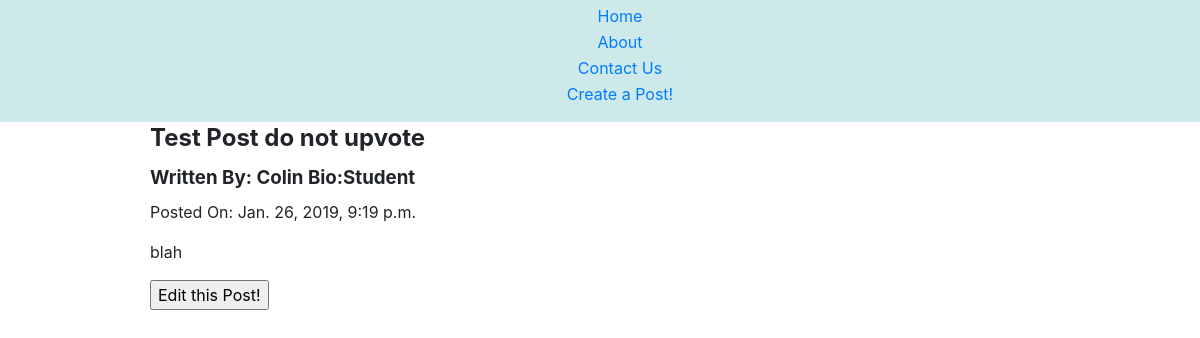
Page /blog/3/ on the committed database.
### blog/models.py (models this page shows, shortened)
class Post(models.Model):
    title = models.CharField(max_length=50)
    description = models.CharField(max_length=300)
    author = models.ForeignKey(Author, on_delete=models.CASCADE)
    creation_date = models.DateTimeField('date created')

class Author(models.Model):
    author_name = models.CharField(max_length=30)
    bio = models.CharField(max_length=300)
    def __str__(self):
        return self.author_name + " Bio:" + self.bio

### blog/views.py (the view)
# urls.py: path('blog/<int:post_id>/', views.details, name='detail'),
def details(request, post_id):
    post = Post.objects.get(pk=post_id)
    context = {'post':post}
    return render(request, 'blog/detail.html', context)

### blog/templates/blog/detail.html
{% load static %}
<head>
    <link rel="stylesheet" href="{% static 'blog/bootstrap-reboot.css' %}">
</head>
    <nav>
        <ul>
            <li><a href="/">Home</a></li>
            <li><a href="#">About</a></li>
            <li><a href="#">Contact Us</a></li>
            <li><a href="/blog/creation"> Create a Post! </a></li>
        </ul>
    </nav>
<main>
    <h2>
        {{ post.title }}
    </h2>
    <h3>
        Written By: {{post.author}}
    </h3>
    <p>
        Posted On: {{post.creation_date}}
    </p>
    <p>
        {{post.description}}
    </p>
    <form action="/blog/{{ post.id }}/edit">
        <input type="submit" value="Edit this Post!" />
    </form>
</main>

### rows in the picture
Post: title "Test Post do not upvote", author "Colin Bio:Student", creation_date "Jan. 26, 2019, 9:19 p.m.", description "blah"
